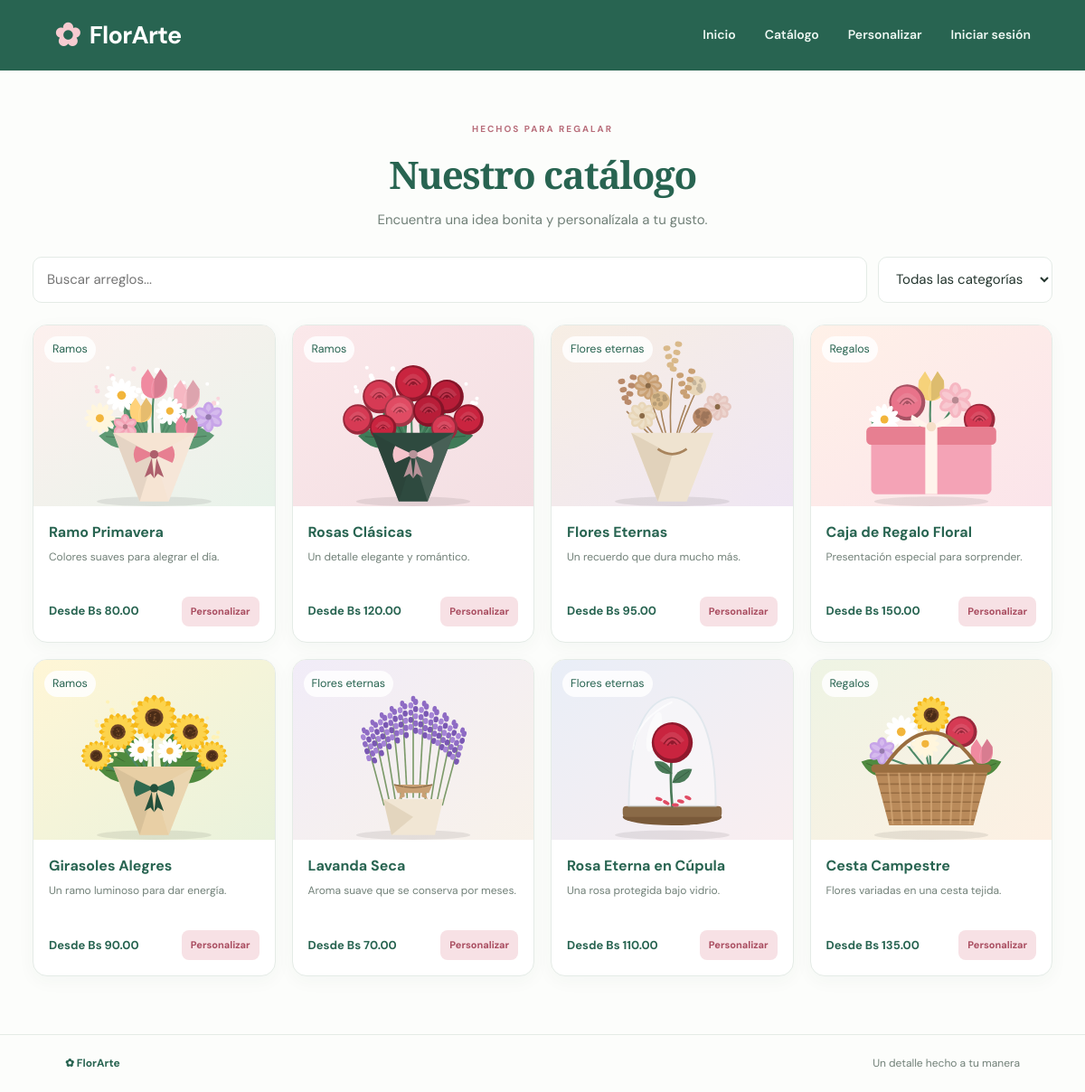
/index.php?page=catalog, run on the app's committed database.
### tables this page shows
CREATE TABLE productos (
  id INT UNSIGNED NOT NULL AUTO_INCREMENT,
  nombre VARCHAR(120) NOT NULL,
  descripcion VARCHAR(255) NOT NULL,
  precio_base DECIMAL(10,2) NOT NULL DEFAULT 0,
  categoria VARCHAR(80) NOT NULL,
  tipo_flor ENUM('Natural','Sintética','Mixta') NOT NULL DEFAULT 'Natural',
  imagen VARCHAR(255) NULL,
  activo TINYINT(1) NOT NULL DEFAULT 1,
  creado_en TIMESTAMP NOT NULL DEFAULT CURRENT_TIMESTAMP,
  PRIMARY KEY (id),
  KEY idx_productos_categoria (categoria),
  KEY idx_productos_activo (activo)
);

### app/core/Controller.php (called while the page is built, shortened)
<?php
class Controller {
    protected function view(string $name, array $data = []): void {
        extract($data);
        require __DIR__ . '/../views/layout/header.php';
        require __DIR__ . '/../views/' . $name . '.php';
        require __DIR__ . '/../views/layout/footer.php';
    }
}

### app/controllers/CatalogController.php (called while the page is built)
<?php
class CatalogController extends Controller {
    public function index(): void {
        try {
            $products = (new Product())->all();
        } catch (Throwable $e) {
            $products = [];
            $this->flash('error', 'No se pudo cargar el catálogo. Revisa la conexión con la base de datos.');
        }
        $this->view('catalog', ['title' => 'Catálogo', 'products' => $products]);
    }
}

### app/core/Router.php (called while the page is built, shortened)
<?php
class Router {
    private $routes = [
        'home'                => ['HomeController',    'index',        'public', 'GET'],
        'catalog'             => ['CatalogController', 'index',        'public', 'GET'],
        'customize'           => ['OrderController',   'create',       'public', 'GET'],
        'save-order'          => ['OrderController',   'store',        'public', 'POST'],
        'my-orders'           => ['OrderController',   'mine',         'auth',   'GET'],
        'login'               => ['AuthController',    'login',        'public', null],
        'register'            => ['AuthController',    'register',     'public', null],
        'logout'              => ['AuthController',    'logout',       'public', 'POST'],
        'admin'               => ['AdminController',   'index',        'admin',  'GET'],
        'admin-products'      => ['AdminController',   'products',     'admin',  'GET'],
        'admin-product-new'   => ['AdminController',   'productForm',  'admin',  'GET'],
        'admin-product-edit'  => ['AdminController',   'productForm',  'admin',  'GET'],
        'admin-product-save'  => ['AdminController',   'productSave',  'admin',  'POST'],
        'admin-product-toggle'=> ['AdminController',   'productToggle','admin',  'POST'],
        'admin-product-delete'=> ['AdminController',   'productDelete','admin',  'POST'],
        'admin-orders'        => ['AdminController',   'orders',       'admin',  'GET'],
        'admin-order-status'  => ['AdminController',   'orderStatus',  'admin',  'POST'],
    ];
    public function dispatch(): void {
        $page = $_GET['page'] ?? 'home';
        list($class, $method, $access, $http) = $this->routes[$page];
        try {
            $controller = new $class();
            $controller->$method();
        } catch (Throwable $e) {
            error_log('FlorArte: ' . $e->getMessage() . ' en ' . $e->getFile() . ':' . $e->getLine());
            if (APP_DEBUG) { throw $e; }
            http_response_code(500);
            (new HomeController())->serverError();
        }
    }
}

### index.php (called while the page is built, shortened)
<?php
require_once __DIR__ . '/app/core/helpers.php';
spl_autoload_register(function ($class) {
    foreach (['core', 'models', 'controllers'] as $dir) {
        $file = __DIR__ . "/app/$dir/$class.php";
        if (is_file($file)) {
            return;
        }
    }
});
(new Router())->dispatch();

### app/config/database.php (called while the page is built, shortened)
<?php
function getPDO(): PDO {
    static $pdo = null;
    if ($pdo === null) {
        $dsn = 'mysql:host=' . DB_HOST . ';dbname=' . DB_NAME . ';charset=utf8mb4';
        $pdo = new PDO($dsn, DB_USER, DB_PASS, [
            PDO::ATTR_ERRMODE => PDO::ERRMODE_EXCEPTION,
            PDO::ATTR_DEFAULT_FETCH_MODE => PDO::FETCH_ASSOC,
        ]);
    }
    return $pdo;
}

### app/core/Model.php (called while the page is built, shortened)
<?php
require_once __DIR__ . '/../config/database.php';
abstract class Model {
    public function __construct() {
        $this->db = getPDO();
    }
}

### app/models/Product.php (called while the page is built, shortened)
<?php
class Product extends Model {
    public function active(): array {
        return $this->db->query(
            "SELECT id, nombre, descripcion, precio_base, categoria, tipo_flor, imagen
             FROM {$this->tProducts} WHERE activo = 1 ORDER BY id ASC")->fetchAll();
    }
    public function all(): array {
        return $this->active();
    }
}

### app/core/helpers.php (called while the page is built, shortened)
<?php
function e($value): string {
    return htmlspecialchars((string)($value ?? ''), ENT_QUOTES, 'UTF-8');
}
function money($value): string {
    return 'Bs ' . number_format((float)$value, 2);
}
function url(string $page = 'home', array $params = []): string {
    $script = $_SERVER['SCRIPT_NAME'] ?? 'index.php';
    return $script . '?' . http_build_query(['page' => $page] + $params);
}
function product_image(array $p): string {
    $img = (string)($p['imagen'] ?? '');
    if ($img !== '' && preg_match('#^(assets/img/products|uploads)/[A-Za-z0-9._-]+$#', $img)) {
        return $img;
    }
    $byCategory = [
        'Ramos' => 'ramo-primavera',
        'Flores eternas' => 'flores-eternas',
        'Regalos' => 'caja-regalo',
    ];
    return 'assets/img/products/' . ($byCategory[$p['categoria'] ?? ''] ?? 'default') . '.svg';
}

### app/views/catalog.php (the view, shortened to what this page needs)
<section class="page-intro"><span class="eyebrow">HECHOS PARA REGALAR</span><h1>Nuestro catálogo</h1><p>Encuentra una idea bonita y personalízala a tu gusto.</p></section>
<div class="catalog-toolbar"><input id="searchProducts" type="search" placeholder="Buscar arreglos..." aria-label="Buscar arreglos"><select id="categoryFilter" aria-label="Filtrar por categoría"><option value="">Todas las categorías</option></select></div>
<div class="product-grid">
<?php foreach ($products as $product): ?>
  <article class="product-card" data-nombre="<?= e(mb_strtolower($product['nombre'])) ?>" data-categoria="<?= e($product['categoria']) ?>">
    <div class="product-art"><img src="<?= e(product_image($product)) ?>" alt="<?= e($product['nombre']) ?>" loading="lazy"><small><?= e($product['categoria']) ?></small></div>
    <div class="product-info"><h3><?= e($product['nombre']) ?></h3><p><?= e($product['descripcion']) ?></p><div class="product-bottom"><strong>Desde <?= e(money($product['precio_base'])) ?></strong><a class="small-btn" href="<?= e(url('customize', ['product' => (int)$product['id']])) ?>">Personalizar</a></div></div>
  </article>
<?php endforeach; ?>
</div>

### assets/css/styles.css (style rules this page uses)
:root { --green:#286451;--green-dark:#174b3d;--sage:#eaf3ed;--sage-2:#d7e9dd;--pink:#e77f91;--pink-dark:#d9677c;--cream:#fff8f2;--ink:#25362f;--muted:#718078;--line:#e4ebe6;--white:#fff;--shadow:0 14px 35px rgba(37,73,58,.08) }
* { box-sizing:border-box }
html { scroll-behavior:smooth }
body { margin:0;background:#fcfdfb;color:var(--ink);font-family:'DM Sans',Arial,sans-serif;font-size:15px;line-height:1.55 }
.eyebrow { font-size:10px;font-weight:700;letter-spacing:2px;color:#b86e7b }
.hero h1,.page-intro h1,.success-card h1,.login-card h1 { font-family:'Playfair Display',Georgia,serif;letter-spacing:-1.3px }
.page-intro { text-align:center;padding:18px 0 28px }
.page-intro h1 { font-size:42px;color:var(--green);margin:7px 0 }
.page-intro p { color:var(--muted);margin:0 }
.catalog-toolbar { display:flex;gap:12px;margin:0 0 24px }
.catalog-toolbar input,.catalog-toolbar select { background:white;border:1px solid var(--line);border-radius:10px;padding:13px 15px;font:inherit;color:var(--ink) }
.catalog-toolbar input { flex:1 }
.product-grid { display:grid;grid-template-columns:repeat(4,1fr);gap:18px }
.product-card { background:white;border:1px solid var(--line);border-radius:16px;overflow:hidden;box-shadow:0 5px 20px rgba(37,73,58,.04) }
.product-art { height:165px;background:linear-gradient(145deg,#f9e8e8,#edf4ee);display:grid;place-items:center;position:relative }
.product-art small { position:absolute;left:12px;top:12px;background:#ffffffd9;border-radius:20px;padding:5px 9px;color:var(--green) }
.product-info { padding:17px }
.product-info h3 { margin:0 0 5px;color:var(--green);font-size:16px }
.product-info p { color:var(--muted);font-size:12px;min-height:38px;margin:0 0 15px }
.product-bottom { display:flex;align-items:center;justify-content:space-between;gap:8px;flex-wrap:wrap }
.product-bottom strong { color:var(--green);font-size:13px }
.small-btn { background:#f7e1e5;color:#a94d60;text-decoration:none;padding:8px 10px;border-radius:8px;font-size:11px;font-weight:700 }
.product-art { display:block;height:auto;aspect-ratio:4/3;overflow:hidden;background:#f6efe9 }
.product-art img { width:100%;height:100%;object-fit:cover;display:block }

### data on the page
productos: imagen (picture), categoria "Ramos", nombre "Ramo Primavera", descripcion "Colores suaves para alegrar el día.", precio_base "Bs 80.00"
productos: imagen (picture), categoria "Ramos", nombre "Rosas Clásicas", descripcion "Un detalle elegante y romántico.", precio_base "Bs 120.00"
productos: imagen (picture), categoria "Flores eternas", nombre "Flores Eternas", descripcion "Un recuerdo que dura mucho más.", precio_base "Bs 95.00"
productos: imagen (picture), categoria "Regalos", nombre "Caja de Regalo Floral", descripcion "Presentación especial para sorprender.", precio_base "Bs 150.00"
productos: imagen (picture), categoria "Ramos", nombre "Girasoles Alegres", descripcion "Un ramo luminoso para dar energía.", precio_base "Bs 90.00"
productos: imagen (picture), categoria "Flores eternas", nombre "Lavanda Seca", descripcion "Aroma suave que se conserva por meses.", precio_base "Bs 70.00"
productos: imagen (picture), categoria "Flores eternas", nombre "Rosa Eterna en Cúpula", descripcion "Una rosa protegida bajo vidrio.", precio_base "Bs 110.00"
productos: imagen (picture), categoria "Regalos", nombre "Cesta Campestre", descripcion "Flores variadas en una cesta tejida.", precio_base "Bs 135.00"
